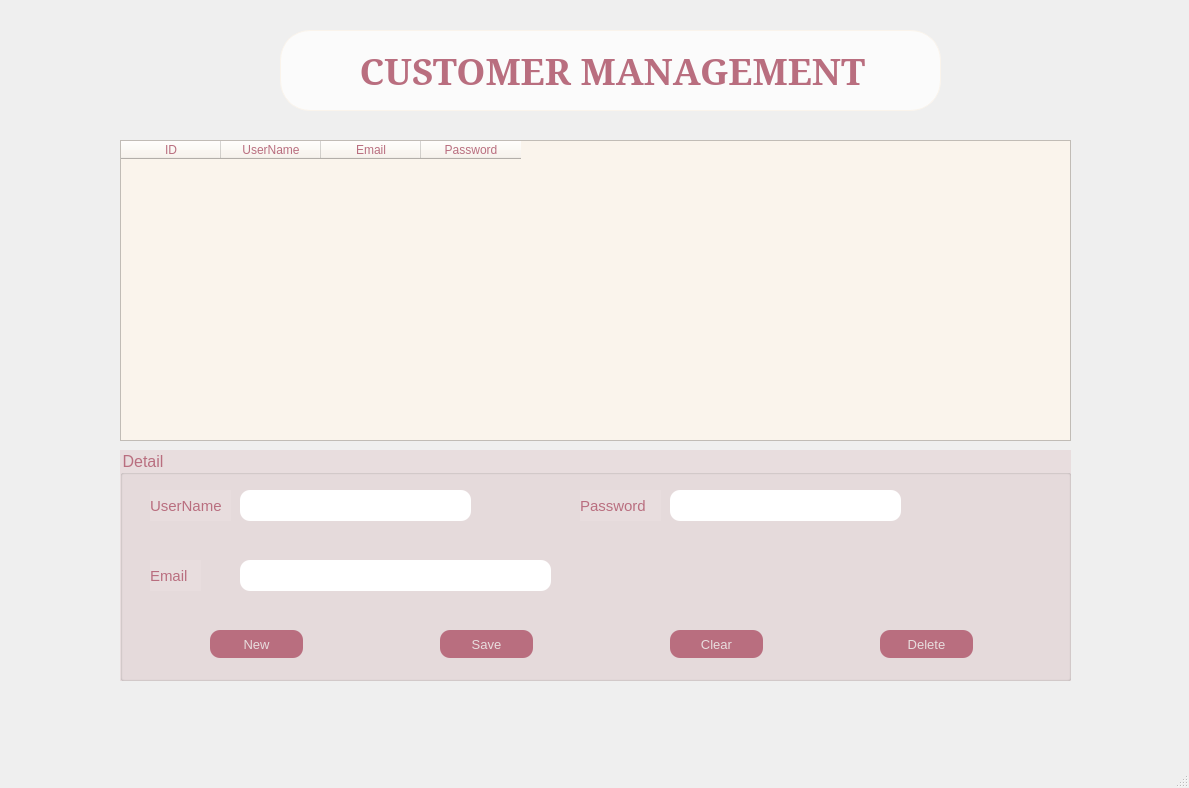
<?xml version="1.0" encoding="UTF-8"?>
<ui version="4.0">
 <class>CustomerManagement</class>
 <widget class="QMainWindow" name="CustomerManagement">
  <property name="geometry">
   <rect>
    <x>0</x>
    <y>0</y>
    <width>1189</width>
    <height>788</height>
   </rect>
  </property>
  <property name="windowTitle">
   <string>MainWindow</string>
  </property>
  <widget class="QWidget" name="centralwidget">
   <widget class="QLabel" name="label">
    <property name="geometry">
     <rect>
      <x>0</x>
      <y>0</y>
      <width>1191</width>
      <height>751</height>
     </rect>
    </property>
    <property name="styleSheet">
     <string notr="true"/>
    </property>
    <property name="text">
     <string/>
    </property>
    <property name="pixmap">
     <pixmap>images/Background.jpg</pixmap>
    </property>
    <property name="scaledContents">
     <bool>true</bool>
    </property>
   </widget>
   <widget class="QLabel" name="label_2">
    <property name="geometry">
     <rect>
      <x>1100</x>
      <y>10</y>
      <width>81</width>
      <height>71</height>
     </rect>
    </property>
    <property name="text">
     <string/>
    </property>
    <property name="pixmap">
     <pixmap>images/logo.png</pixmap>
    </property>
    <property name="scaledContents">
     <bool>true</bool>
    </property>
   </widget>
   <widget class="QLabel" name="labelHome">
    <property name="geometry">
     <rect>
      <x>20</x>
      <y>10</y>
      <width>31</width>
      <height>31</height>
     </rect>
    </property>
    <property name="focusPolicy">
     <enum>Qt::StrongFocus</enum>
    </property>
    <property name="text">
     <string/>
    </property>
    <property name="pixmap">
     <pixmap>images/ic_home.png</pixmap>
    </property>
    <property name="scaledContents">
     <bool>true</bool>
    </property>
   </widget>
   <widget class="QLabel" name="label_5">
    <property name="geometry">
     <rect>
      <x>280</x>
      <y>30</y>
      <width>661</width>
      <height>81</height>
     </rect>
    </property>
    <property name="font">
     <font>
      <family>MS Serif</family>
      <weight>75</weight>
      <bold>true</bold>
     </font>
    </property>
    <property name="styleSheet">
     <string notr="true">background-color: rgba(255, 255, 255, 192);
    padding: 10px;
 border: 1px solid #faf4ec; 
border-top-left-radius: 30px;
border-top-right-radius: 30px;    
    border-bottom-left-radius: 30px;   
    border-bottom-right-radius: 30px; 
color: rgb(185, 110, 127);</string>
    </property>
    <property name="text">
     <string>&lt;html&gt;&lt;head/&gt;&lt;body&gt;&lt;p align=&quot;center&quot;&gt;&lt;span style=&quot; font-size:28pt; font-weight:600;&quot;&gt;CUSTOMER MANAGEMENT&lt;/span&gt;&lt;/p&gt;&lt;/body&gt;&lt;/html&gt;</string>
    </property>
   </widget>
   <widget class="QTableWidget" name="tableWidgetCustomer">
    <property name="geometry">
     <rect>
      <x>120</x>
      <y>140</y>
      <width>951</width>
      <height>301</height>
     </rect>
    </property>
    <property name="styleSheet">
     <string notr="true">color: rgb(185, 110, 127);
background-color: rgb(250, 244, 236);
</string>
    </property>
    <column>
     <property name="text">
      <string>ID</string>
     </property>
    </column>
    <column>
     <property name="text">
      <string>UserName</string>
     </property>
    </column>
    <column>
     <property name="text">
      <string>Email</string>
     </property>
    </column>
    <column>
     <property name="text">
      <string>Password</string>
     </property>
    </column>
   </widget>
   <widget class="QGroupBox" name="groupBoxDetail">
    <property name="geometry">
     <rect>
      <x>120</x>
      <y>450</y>
      <width>951</width>
      <height>231</height>
     </rect>
    </property>
    <property name="font">
     <font>
      <pointsize>12</pointsize>
     </font>
    </property>
    <property name="styleSheet">
     <string notr="true">background-color: rgb(232, 221, 222);
color: rgb(185, 110, 127);</string>
    </property>
    <property name="title">
     <string>Detail</string>
    </property>
    <widget class="QLabel" name="label_4">
     <property name="geometry">
      <rect>
       <x>30</x>
       <y>40</y>
       <width>81</width>
       <height>31</height>
      </rect>
     </property>
     <property name="font">
      <font>
       <pointsize>11</pointsize>
      </font>
     </property>
     <property name="text">
      <string>UserName</string>
     </property>
    </widget>
    <widget class="QLabel" name="label_6">
     <property name="geometry">
      <rect>
       <x>30</x>
       <y>110</y>
       <width>51</width>
       <height>31</height>
      </rect>
     </property>
     <property name="font">
      <font>
       <pointsize>11</pointsize>
      </font>
     </property>
     <property name="text">
      <string>Email</string>
     </property>
    </widget>
    <widget class="QLabel" name="label_7">
     <property name="geometry">
      <rect>
       <x>460</x>
       <y>40</y>
       <width>81</width>
       <height>31</height>
      </rect>
     </property>
     <property name="font">
      <font>
       <pointsize>11</pointsize>
      </font>
     </property>
     <property name="text">
      <string>Password</string>
     </property>
    </widget>
    <widget class="QLineEdit" name="lineEditUserName">
     <property name="geometry">
      <rect>
       <x>120</x>
       <y>40</y>
       <width>231</width>
       <height>31</height>
      </rect>
     </property>
     <property name="styleSheet">
      <string notr="true">background-color: rgb(255, 255, 255);
border-top-left-radius: 10px;
border-top-right-radius: 10px;    
    border-bottom-left-radius: 10px;   
    border-bottom-right-radius: 10px; </string>
     </property>
    </widget>
    <widget class="QLineEdit" name="lineEditPassword">
     <property name="geometry">
      <rect>
       <x>550</x>
       <y>40</y>
       <width>231</width>
       <height>31</height>
      </rect>
     </property>
     <property name="styleSheet">
      <string notr="true">background-color: rgb(255, 255, 255);
border-top-left-radius: 10px;
border-top-right-radius: 10px;    
    border-bottom-left-radius: 10px;   
    border-bottom-right-radius: 10px; </string>
     </property>
    </widget>
    <widget class="QLineEdit" name="lineEditEmail">
     <property name="geometry">
      <rect>
       <x>120</x>
       <y>110</y>
       <width>311</width>
       <height>31</height>
      </rect>
     </property>
     <property name="styleSheet">
      <string notr="true">background-color: rgb(255, 255, 255);
border-top-left-radius: 10px;
border-top-right-radius: 10px;    
    border-bottom-left-radius: 10px;   
    border-bottom-right-radius: 10px; </string>
     </property>
    </widget>
    <widget class="QPushButton" name="pushButtonNew">
     <property name="geometry">
      <rect>
       <x>90</x>
       <y>180</y>
       <width>93</width>
       <height>28</height>
      </rect>
     </property>
     <property name="font">
      <font>
       <pointsize>10</pointsize>
      </font>
     </property>
     <property name="styleSheet">
      <string notr="true">background-color: rgb(185, 110, 127);
color: rgb(232, 221, 222);
border-top-left-radius: 10px;
border-top-right-radius: 10px;    
    border-bottom-left-radius: 10px;   
    border-bottom-right-radius: 10px; </string>
     </property>
     <property name="text">
      <string>New</string>
     </property>
    </widget>
    <widget class="QPushButton" name="pushButtonSave">
     <property name="geometry">
      <rect>
       <x>320</x>
       <y>180</y>
       <width>93</width>
       <height>28</height>
      </rect>
     </property>
     <property name="font">
      <font>
       <pointsize>10</pointsize>
      </font>
     </property>
     <property name="styleSheet">
      <string notr="true">background-color: rgb(185, 110, 127);
color: rgb(232, 221, 222);
border-top-left-radius: 10px;
border-top-right-radius: 10px;    
    border-bottom-left-radius: 10px;   
    border-bottom-right-radius: 10px; </string>
     </property>
     <property name="text">
      <string>Save</string>
     </property>
    </widget>
    <widget class="QPushButton" name="pushButtonClear">
     <property name="geometry">
      <rect>
       <x>550</x>
       <y>180</y>
       <width>93</width>
       <height>28</height>
      </rect>
     </property>
     <property name="font">
      <font>
       <pointsize>10</pointsize>
      </font>
     </property>
     <property name="styleSheet">
      <string notr="true">background-color: rgb(185, 110, 127);
color: rgb(232, 221, 222);
border-top-left-radius: 10px;
border-top-right-radius: 10px;    
    border-bottom-left-radius: 10px;   
    border-bottom-right-radius: 10px; </string>
     </property>
     <property name="text">
      <string>Clear</string>
     </property>
    </widget>
    <widget class="QPushButton" name="pushButtonDelete">
     <property name="geometry">
      <rect>
       <x>760</x>
       <y>180</y>
       <width>93</width>
       <height>28</height>
      </rect>
     </property>
     <property name="font">
      <font>
       <pointsize>10</pointsize>
      </font>
     </property>
     <property name="styleSheet">
      <string notr="true">background-color: rgb(185, 110, 127);
color: rgb(232, 221, 222);
border-top-left-radius: 10px;
border-top-right-radius: 10px;    
    border-bottom-left-radius: 10px;   
    border-bottom-right-radius: 10px; </string>
     </property>
     <property name="text">
      <string>Delete</string>
     </property>
    </widget>
   </widget>
  </widget>
  <widget class="QMenuBar" name="menubar">
   <property name="geometry">
    <rect>
     <x>0</x>
     <y>0</y>
     <width>1189</width>
     <height>26</height>
    </rect>
   </property>
  </widget>
  <widget class="QStatusBar" name="statusbar"/>
 </widget>
 <resources>
  <include location="images/bg.qrc"/>
 </resources>
 <connections/>
</ui>
